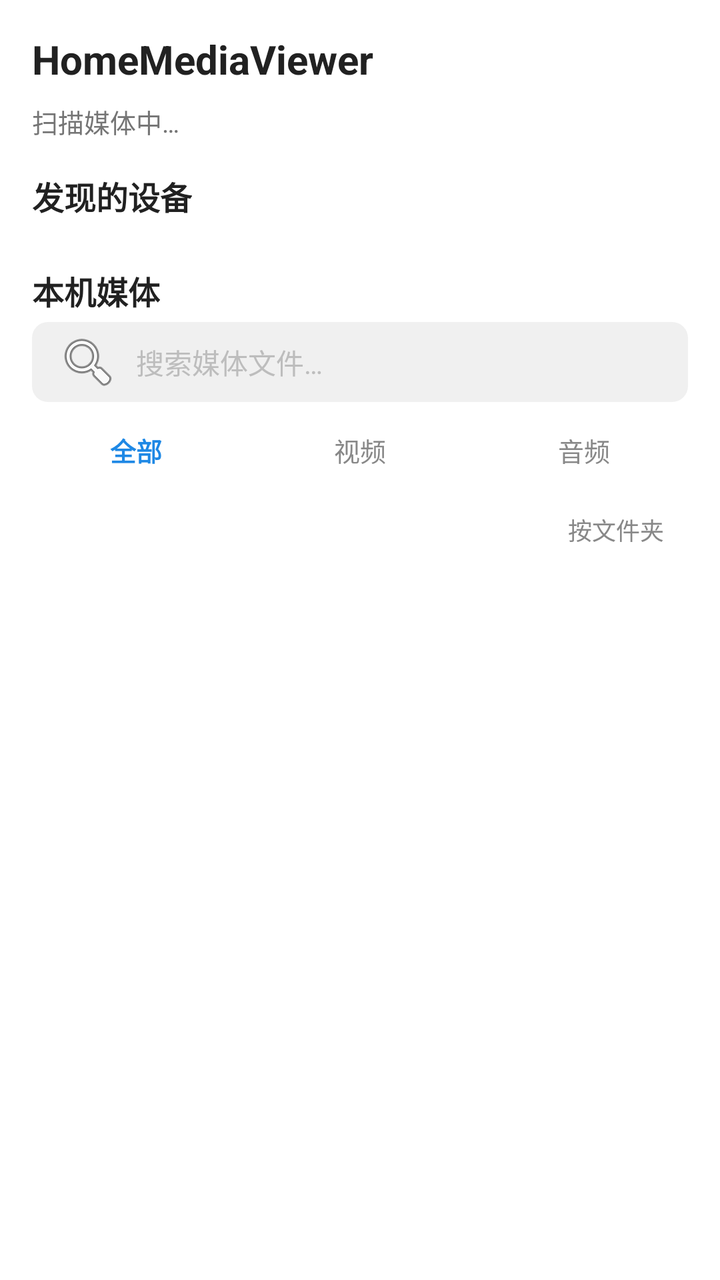
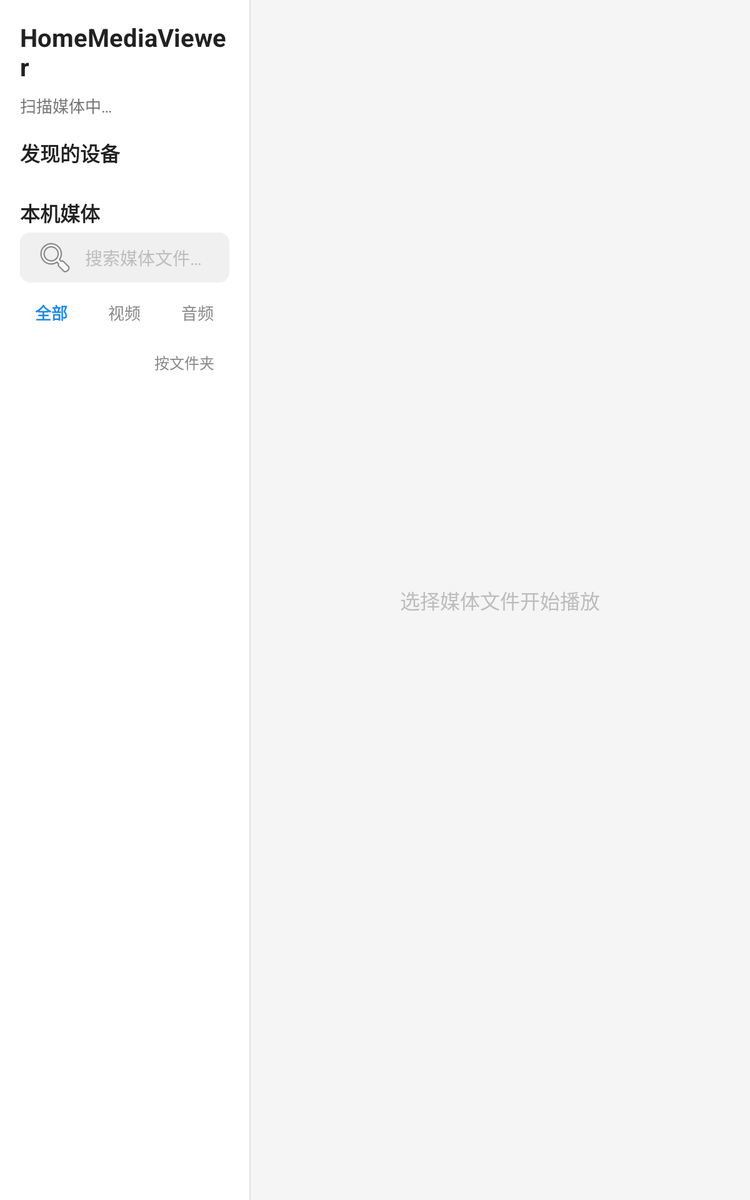

Compare how this app lays out the same screen by default and in its alternative resource folder. The renders come first, then the two layout files and the values they reference.
<!-- AndroidManifest.xml: application theme Theme.HMV -->
<!-- res/layout/activity_main.xml -->
<?xml version="1.0" encoding="utf-8"?>
<LinearLayout xmlns:android="http://schemas.android.com/apk/res/android"
    android:layout_width="match_parent"
    android:layout_height="match_parent"
    android:background="@color/bg_window"
    android:orientation="vertical"
    android:padding="16dp">

    <TextView
        android:layout_width="wrap_content"
        android:layout_height="wrap_content"
        android:text="HomeMediaViewer"
        android:textColor="@color/text_primary"
        android:textSize="20sp"
        android:textStyle="bold" />

    <TextView
        android:id="@+id/status"
        android:layout_width="wrap_content"
        android:layout_height="wrap_content"
        android:layout_marginTop="8dp"
        android:text="@string/scanning"
        android:textColor="@color/text_secondary"
        android:textSize="13sp" />

    <TextView
        android:layout_width="wrap_content"
        android:layout_height="wrap_content"
        android:layout_marginTop="16dp"
        android:layout_marginBottom="8dp"
        android:text="@string/discovered_devices"
        android:textColor="@color/text_primary"
        android:textSize="16sp"
        android:textStyle="bold" />

    <androidx.recyclerview.widget.RecyclerView
        android:id="@+id/device_list"
        android:layout_width="match_parent"
        android:layout_height="wrap_content"
        android:layout_marginBottom="8dp"
        android:nestedScrollingEnabled="false" />

    <TextView
        android:layout_width="wrap_content"
        android:layout_height="wrap_content"
        android:layout_marginTop="8dp"
        android:layout_marginBottom="4dp"
        android:text="@string/local_media"
        android:textColor="@color/text_primary"
        android:textSize="16sp"
        android:textStyle="bold" />

    <EditText
        android:id="@+id/search_input"
        android:layout_width="match_parent"
        android:layout_height="40dp"
        android:layout_marginBottom="8dp"
        android:background="@drawable/bg_search"
        android:drawableStart="@android:drawable/ic_menu_search"
        android:drawablePadding="8dp"
        android:hint="@string/search_hint"
        android:imeOptions="actionSearch"
        android:inputType="text"
        android:maxLines="1"
        android:paddingHorizontal="12dp"
        android:textColor="@color/text_primary"
        android:textColorHint="@color/text_hint"
        android:textSize="14sp" />

    <LinearLayout
        android:layout_width="match_parent"
        android:layout_height="wrap_content"
        android:layout_marginBottom="8dp"
        android:orientation="horizontal">

        <TextView
            android:id="@+id/filter_all"
            android:layout_width="0dp"
            android:layout_height="32dp"
            android:layout_weight="1"
            android:layout_marginEnd="4dp"
            android:background="?android:attr/selectableItemBackground"
            android:gravity="center"
            android:text="@string/filter_all"
            android:textColor="@color/filter_selected"
            android:textSize="13sp"
            android:textStyle="bold" />

        <TextView
            android:id="@+id/filter_video"
            android:layout_width="0dp"
            android:layout_height="32dp"
            android:layout_weight="1"
            android:layout_marginHorizontal="4dp"
            android:background="?android:attr/selectableItemBackground"
            android:gravity="center"
            android:text="@string/filter_video"
            android:textColor="@color/filter_unselected"
            android:textSize="13sp" />

        <TextView
            android:id="@+id/filter_audio"
            android:layout_width="0dp"
            android:layout_height="32dp"
            android:layout_weight="1"
            android:layout_marginStart="4dp"
            android:background="?android:attr/selectableItemBackground"
            android:gravity="center"
            android:text="@string/filter_audio"
            android:textColor="@color/filter_unselected"
            android:textSize="13sp" />
    </LinearLayout>

    <TextView
        android:id="@+id/btn_group_toggle"
        android:layout_width="wrap_content"
        android:layout_height="32dp"
        android:layout_gravity="end"
        android:layout_marginBottom="8dp"
        android:background="?android:attr/selectableItemBackground"
        android:gravity="center"
        android:paddingHorizontal="12dp"
        android:text="@string/group_by_folder"
        android:textColor="@color/filter_unselected"
        android:textSize="12sp" />

    <FrameLayout
        android:layout_width="match_parent"
        android:layout_height="0dp"
        android:layout_weight="1">

        <androidx.recyclerview.widget.RecyclerView
            android:id="@+id/media_list"
            android:layout_width="match_parent"
            android:layout_height="match_parent"
            android:clipToPadding="false"
            android:paddingBottom="56dp" />

        <TextView
            android:id="@+id/empty_hint"
            android:layout_width="wrap_content"
            android:layout_height="wrap_content"
            android:layout_gravity="center"
            android:gravity="center"
            android:text="@string/no_media"
            android:textColor="@color/text_secondary"
            android:textSize="14sp"
            android:visibility="gone" />
    </FrameLayout>

    <TextView
        android:id="@+id/btn_play_all"
        android:layout_width="match_parent"
        android:layout_height="48dp"
        android:layout_marginTop="8dp"
        android:background="@color/filter_selected"
        android:gravity="center"
        android:text="@string/play_all"
        android:textColor="@android:color/white"
        android:textSize="15sp"
        android:textStyle="bold"
        android:visibility="gone" />
</LinearLayout>
<!-- resources referenced by this layout -->
<resources>
  <color name="bg_window">#FFFFFF</color>
  <color name="filter_selected">#1E88E5</color>
  <color name="filter_unselected">#888888</color>
  <color name="text_hint">#BDBDBD</color>
  <color name="text_primary">#212121</color>
  <color name="text_secondary">#757575</color>
  <!-- drawable bg_search (drawable) -->
  <?xml version="1.0" encoding="utf-8"?>
  <shape xmlns:android="http://schemas.android.com/apk/res/android"
      android:shape="rectangle">
      <solid android:color="@color/bg_search" />
      <corners android:radius="8dp" />
  </shape>
  <string name="discovered_devices">发现的设备</string>
  <string name="filter_all">全部</string>
  <string name="filter_audio">音频</string>
  <string name="filter_video">视频</string>
  <string name="group_by_folder">按文件夹</string>
  <string name="local_media">本机媒体</string>
  <string name="no_media">未在本机媒体库中找到媒体文件</string>
  <string name="play_all">全部播放</string>
  <string name="scanning">扫描媒体中…</string>
  <string name="search_hint">搜索媒体文件…</string>
  <style name="Theme.HMV" parent="Theme.AppCompat.DayNight.NoActionBar" />
  <color name="bg_search">#F0F0F0</color>
</resources>
<!-- res/layout-sw600dp/activity_main.xml (the repository's variant of the layout above) -->
<!-- drawn on a 7-inch tablet held upright -->
<?xml version="1.0" encoding="utf-8"?>
<LinearLayout xmlns:android="http://schemas.android.com/apk/res/android"
    android:layout_width="match_parent"
    android:layout_height="match_parent"
    android:background="@color/bg_window"
    android:orientation="horizontal">

    
    <LinearLayout
        android:id="@+id/left_pane"
        android:layout_width="0dp"
        android:layout_height="match_parent"
        android:layout_weight="1"
        android:orientation="vertical"
        android:padding="16dp">

        <TextView
            android:layout_width="wrap_content"
            android:layout_height="wrap_content"
            android:text="HomeMediaViewer"
            android:textColor="@color/text_primary"
            android:textSize="20sp"
            android:textStyle="bold" />

        <TextView
            android:id="@+id/status"
            android:layout_width="wrap_content"
            android:layout_height="wrap_content"
            android:layout_marginTop="8dp"
            android:text="@string/scanning"
            android:textColor="@color/text_secondary"
            android:textSize="13sp" />

        <TextView
            android:layout_width="wrap_content"
            android:layout_height="wrap_content"
            android:layout_marginTop="16dp"
            android:layout_marginBottom="8dp"
            android:text="@string/discovered_devices"
            android:textColor="@color/text_primary"
            android:textSize="16sp"
            android:textStyle="bold" />

        <androidx.recyclerview.widget.RecyclerView
            android:id="@+id/device_list"
            android:layout_width="match_parent"
            android:layout_height="wrap_content"
            android:layout_marginBottom="8dp"
            android:nestedScrollingEnabled="false" />

        <TextView
            android:layout_width="wrap_content"
            android:layout_height="wrap_content"
            android:layout_marginTop="8dp"
            android:layout_marginBottom="4dp"
            android:text="@string/local_media"
            android:textColor="@color/text_primary"
            android:textSize="16sp"
            android:textStyle="bold" />

        <EditText
            android:id="@+id/search_input"
            android:layout_width="match_parent"
            android:layout_height="40dp"
            android:layout_marginBottom="8dp"
            android:background="@drawable/bg_search"
            android:drawableStart="@android:drawable/ic_menu_search"
            android:drawablePadding="8dp"
            android:hint="@string/search_hint"
            android:imeOptions="actionSearch"
            android:inputType="text"
            android:maxLines="1"
            android:paddingHorizontal="12dp"
            android:textColor="@color/text_primary"
            android:textColorHint="@color/text_hint"
            android:textSize="14sp" />

        <LinearLayout
            android:layout_width="match_parent"
            android:layout_height="wrap_content"
            android:layout_marginBottom="8dp"
            android:orientation="horizontal">

            <TextView
                android:id="@+id/filter_all"
                android:layout_width="0dp"
                android:layout_height="32dp"
                android:layout_weight="1"
                android:layout_marginEnd="4dp"
                android:background="?android:attr/selectableItemBackground"
                android:gravity="center"
                android:text="@string/filter_all"
                android:textColor="@color/filter_selected"
                android:textSize="13sp"
                android:textStyle="bold" />

            <TextView
                android:id="@+id/filter_video"
                android:layout_width="0dp"
                android:layout_height="32dp"
                android:layout_weight="1"
                android:layout_marginHorizontal="4dp"
                android:background="?android:attr/selectableItemBackground"
                android:gravity="center"
                android:text="@string/filter_video"
                android:textColor="@color/filter_unselected"
                android:textSize="13sp" />

            <TextView
                android:id="@+id/filter_audio"
                android:layout_width="0dp"
                android:layout_height="32dp"
                android:layout_weight="1"
                android:layout_marginStart="4dp"
                android:background="?android:attr/selectableItemBackground"
                android:gravity="center"
                android:text="@string/filter_audio"
                android:textColor="@color/filter_unselected"
                android:textSize="13sp" />
        </LinearLayout>

        <TextView
            android:id="@+id/btn_group_toggle"
            android:layout_width="wrap_content"
            android:layout_height="32dp"
            android:layout_gravity="end"
            android:layout_marginBottom="8dp"
            android:background="?android:attr/selectableItemBackground"
            android:gravity="center"
            android:paddingHorizontal="12dp"
            android:text="@string/group_by_folder"
            android:textColor="@color/filter_unselected"
            android:textSize="12sp" />

        <FrameLayout
            android:layout_width="match_parent"
            android:layout_height="0dp"
            android:layout_weight="1">

            <androidx.recyclerview.widget.RecyclerView
                android:id="@+id/media_list"
                android:layout_width="match_parent"
                android:layout_height="match_parent"
                android:clipToPadding="false"
                android:paddingBottom="56dp" />

            <TextView
                android:id="@+id/empty_hint"
                android:layout_width="wrap_content"
                android:layout_height="wrap_content"
                android:layout_gravity="center"
                android:gravity="center"
                android:text="@string/no_media"
                android:textColor="@color/text_secondary"
                android:textSize="14sp"
                android:visibility="gone" />
        </FrameLayout>

        <TextView
            android:id="@+id/btn_play_all"
            android:layout_width="match_parent"
            android:layout_height="48dp"
            android:layout_marginTop="8dp"
            android:background="@color/filter_selected"
            android:gravity="center"
            android:text="@string/play_all"
            android:textColor="@android:color/white"
            android:textSize="15sp"
            android:textStyle="bold"
            android:visibility="gone" />
    </LinearLayout>

    
    <View
        android:layout_width="1dp"
        android:layout_height="match_parent"
        android:background="@color/divider" />

    
    <FrameLayout
        android:id="@+id/right_pane"
        android:layout_width="0dp"
        android:layout_height="match_parent"
        android:layout_weight="2"
        android:background="@color/bg_player">

        
        <TextView
            android:id="@+id/right_pane_hint"
            android:layout_width="wrap_content"
            android:layout_height="wrap_content"
            android:layout_gravity="center"
            android:gravity="center"
            android:text="@string/select_media_to_play"
            android:textColor="@color/text_hint"
            android:textSize="16sp" />

        
        <LinearLayout
            android:id="@+id/player_container"
            android:layout_width="match_parent"
            android:layout_height="match_parent"
            android:orientation="vertical"
            android:visibility="gone">

            <TextView
                android:id="@+id/player_title"
                android:layout_width="match_parent"
                android:layout_height="wrap_content"
                android:ellipsize="end"
                android:maxLines="1"
                android:padding="12dp"
                android:text="@string/no_media"
                android:textColor="@color/text_primary"
                android:textSize="16sp"
                android:textStyle="bold" />

            <FrameLayout
                android:layout_width="match_parent"
                android:layout_height="0dp"
                android:layout_weight="1">

                <androidx.media3.ui.PlayerView
                    android:id="@+id/player_view"
                    android:layout_width="match_parent"
                    android:layout_height="match_parent"
                    android:background="#000000"
                    app:show_timeout="5000"
                    app:use_controller="true"
                    xmlns:app="http://schemas.android.com/apk/res-auto" />
            </FrameLayout>

            
            <LinearLayout
                android:layout_width="match_parent"
                android:layout_height="wrap_content"
                android:gravity="center_vertical"
                android:orientation="horizontal"
                android:padding="8dp">

                <TextView
                    android:id="@+id/btn_cast"
                    android:layout_width="wrap_content"
                    android:layout_height="36dp"
                    android:background="?android:attr/selectableItemBackground"
                    android:gravity="center"
                    android:paddingHorizontal="16dp"
                    android:text="@string/cast"
                    android:textColor="@color/filter_selected"
                    android:textSize="13sp" />

                <TextView
                    android:id="@+id/btn_speed"
                    android:layout_width="wrap_content"
                    android:layout_height="36dp"
                    android:layout_marginStart="8dp"
                    android:background="?android:attr/selectableItemBackground"
                    android:gravity="center"
                    android:paddingHorizontal="16dp"
                    android:text="1.0x"
                    android:textColor="@color/filter_selected"
                    android:textSize="13sp" />

                <View
                    android:layout_width="0dp"
                    android:layout_height="0dp"
                    android:layout_weight="1" />

                <TextView
                    android:id="@+id/btn_queue"
                    android:layout_width="wrap_content"
                    android:layout_height="36dp"
                    android:background="?android:attr/selectableItemBackground"
                    android:gravity="center"
                    android:paddingHorizontal="16dp"
                    android:text="@string/queue"
                    android:textColor="@color/filter_selected"
                    android:textSize="13sp" />
            </LinearLayout>
        </LinearLayout>
    </FrameLayout>
</LinearLayout>
<!-- resources referenced by the variant -->
<!-- as a 7-inch tablet held upright resolves them -->
<resources>
  <color name="bg_player">#F5F5F5</color>
  <color name="bg_window">#FFFFFF</color>
  <color name="divider">#E0E0E0</color>
  <color name="filter_selected">#1E88E5</color>
  <color name="filter_unselected">#888888</color>
  <color name="text_hint">#BDBDBD</color>
  <color name="text_primary">#212121</color>
  <color name="text_secondary">#757575</color>
  <!-- drawable bg_search (drawable) -->
  <?xml version="1.0" encoding="utf-8"?>
  <shape xmlns:android="http://schemas.android.com/apk/res/android"
      android:shape="rectangle">
      <solid android:color="@color/bg_search" />
      <corners android:radius="8dp" />
  </shape>
  <!-- from res/values-sw600dp/ -->
  <string name="cast">投屏</string>
  <string name="discovered_devices">发现的设备</string>
  <string name="filter_all">全部</string>
  <string name="filter_audio">音频</string>
  <string name="filter_video">视频</string>
  <string name="group_by_folder">按文件夹</string>
  <string name="local_media">本机媒体</string>
  <string name="no_media">未在本机媒体库中找到媒体文件</string>
  <string name="play_all">全部播放</string>
  <!-- from res/values-sw600dp/ -->
  <string name="queue">播放队列</string>
  <string name="scanning">扫描媒体中…</string>
  <string name="search_hint">搜索媒体文件…</string>
  <!-- from res/values-sw600dp/ -->
  <string name="select_media_to_play">选择媒体文件开始播放</string>
  <style name="Theme.HMV" parent="Theme.AppCompat.DayNight.NoActionBar" />
  <color name="bg_search">#F0F0F0</color>
</resources>
